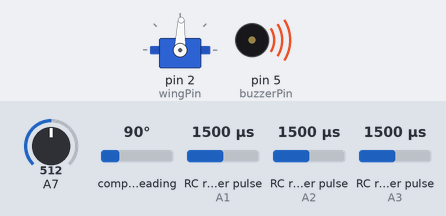
This sketch was run on a simulated Arduino Nano, built with avr-gcc and run on an emulated ATmega328P. Shown: servo, buzzer (waves = sounding, pin HIGH). Wiring (inferred from the names in the program): 3 × RC receiver channel: data A1 / data A2 / data A3. The test bench sets the inputs (shaded band); at power-on: RC receiver pulse (sensors on A1, A2, A3) 1500 µs, compass heading 90°, A7 = 512.

Above: at 1.2 s.
1.3 s: RC receiver pulse (sensor on A1) set to 1020 µs
At 2.0 s:
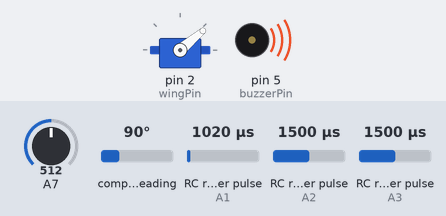
2.8 s: RC receiver pulse (sensor on A2) set to 1250 µs
At 2.89 s:
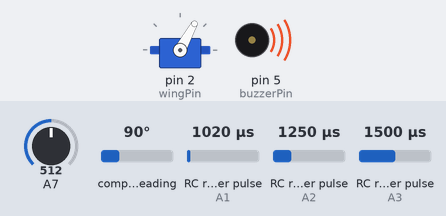
4.4 s: compass heading set to 269°
5.9 s: RC receiver pulse (sensor on A3) set to 1020 µs
At 6.01 s:
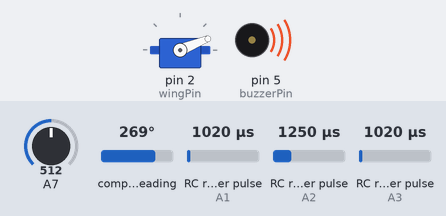
7.5 s: A7 set to 490
At 8.2 s:
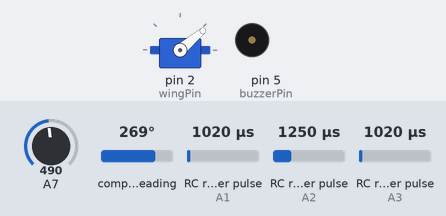
9.0 s: compass heading set to 7°
At 9.01 s:
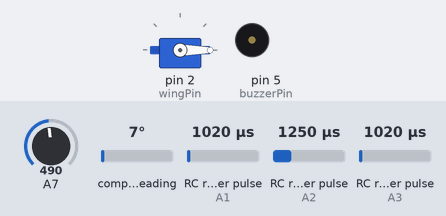
Timing chart, 0 to 11.5 s (numbered marks = the images above; inputs shaded):
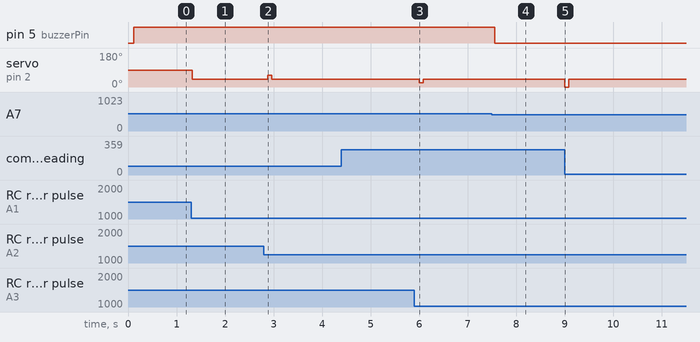

Measured:
- the behaviour switches between 509 and 508 on A7 (found by bisection; images 3 and 4)
- after the input at 1.3 s, servo on pin 2 (wingPin): 88° → 40° at once
- after the input at 2.8 s, servo on pin 2 (wingPin): 40° → 61° after 0.08 s, → 40° 0.08 s later
- after the input at 5.9 s, servo on pin 2 (wingPin): 40° → 22° after 0.10 s, → 40° 0.08 s later
- after the input at 7.5 s, pin 5 (buzzerPin): HIGH → LOW after 0.06 s
- after the input at 9.0 s, servo on pin 2 (wingPin): 40° → 0° at once, → 40° 0.08 s later

The sketch:

MonocopterControl27_SingleServoAgain_JumpingFix.ino
```cpp
#define rcPin1 A3   // Pin 8 Connected to CH1 of Transmitter;
#define rcPin2 A2   // Pin 9 Connected to CH2
#define rcPin3 A1   // Wing
#define buzzerPin 5
//#define flapPin 2
#define wingPin 2
#include <Servo.h>
#include <QMC5883L.h>
#include <Wire.h>
QMC5883L compass;
//Servo ServoFlap;
Servo ServoWing;
int x_mid = 1520;
int y_mid = 1500;
int z_mid = 1520;
int x = x_mid;  // Receiver Channel 2 PPM value
int y = y_mid;  // Receiver Channel 1 PPM value
int z = z_mid;
float flight_bearing;
float current_bearing;
float flight_magnitude = 0;
float x_vec = 0;
float y_vec = 0;
float z_vec = 0;

//float default_angle_flap = 95;
//float servo_angle_flap = default_angle_flap;
//int currentFlapAngle = default_angle_flap;
//int flapUpdateDifference;

float default_angle_wing = 90;
float servo_angle_wing = default_angle_wing;
int currentWingAngle = default_angle_wing;
int wingUpdateDifference;

float flap_constant = 0.0015;
float voltageReading = 0;
int cycleCounter = 0;
#define cycleDelay 60


void setup() {
  pinMode(rcPin1, INPUT);
  pinMode(rcPin2, INPUT);
  pinMode(rcPin3, INPUT);
  pinMode(13, INPUT);
  pinMode(buzzerPin, OUTPUT);

  //ServoFlap.attach(flapPin);
  //ServoFlap.write(default_angle_flap);
  ServoWing.attach(wingPin);
  ServoWing.write(default_angle_wing);
  Wire.begin();
  compass.init();
  compass.setSamplingRate(200);

  //Serial.begin(9600);
}

void loop() {

  if (cycleCounter == cycleDelay) {
    ServoWing.write( default_angle_wing - (z_vec * 0.1) );
    x = pulseIn(rcPin1, HIGH, 50000);  // (Pin, State, Timeout)
    y = pulseIn(rcPin2, HIGH, 50000);
    z = pulseIn(rcPin3, HIGH, 50000);
    voltageReading = analogRead(A7)*0.00983;
    //Serial.println(voltageReading);
    if (voltageReading > 5.00 and voltageReading < 7.45) {
      digitalWrite(buzzerPin, HIGH);
    }
    else {
      digitalWrite(buzzerPin, LOW);
    }
    cycleCounter = 0;
  }

  else {
    cycleCounter++;
  }


  x_vec = x_mid - x;
  y_vec = y_mid - y;
  z_vec = z_mid - z;

  int heading = compass.readHeading();

  if(heading==0) {
    /* Still calibrating, so measure but don't print */
  }
  else {
    current_bearing = heading;
  }

  //Serial.println(current_bearing);
  //Serial.println(x_vec);
  //delay(200);

  current_bearing = int(int(current_bearing * 0.2) * 5);


  //servo_angle_wing = default_angle_wing + (z_vec * 0.08);

  //wingUpdateDifference = currentWingAngle - servo_angle_wing;

  //if (wingUpdateDifference > 3 or wingUpdateDifference < -3) {
    //ServoWing.write(servo_angle_wing);
    //currentWingAngle = servo_angle_wing;
  //}

  //else {}


  flight_magnitude = sqrt(sq(x_vec) + sq(y_vec));


  if ((x_vec >= 0) && (y_vec >= 0)){
    flight_bearing = 90 - (57.29578 * atan(y_vec / x_vec));

  }

  else if ((x_vec >= 0) && (y_vec < 0)){
    flight_bearing = 90 + (57.29578 * atan(y_vec / - x_vec));

  }

  else if ((x_vec < 0) && (y_vec >= 0)){
    flight_bearing = 270 + (57.29578 * atan(y_vec / - x_vec));

  }

  else if ((x_vec < 0) && (y_vec < 0)){
    flight_bearing = 270 - (57.29578 * atan(y_vec / x_vec));

  }

  //Serial.println(flight_bearing);
  //Serial.println(flight_magnitude);


  if (flight_magnitude > 40) {
    servo_angle_wing = default_angle_wing - (z_vec * 0.1) - (flap_constant * flight_magnitude * 57.29578 * sin(0.01745329 * (current_bearing - flight_bearing) + 4.712389 - 1.57080));
  }

  else if (flight_magnitude <= 40) {
    servo_angle_wing = default_angle_wing - (z_vec * 0.1);
  }

  //servo_angle_flap = int(int(servo_angle_flap * 0.2) * 5);

  //int flapUpdateDifference = ((int(currentFlapAngle - servo_angle_flap)) ^ 2);
  wingUpdateDifference = currentWingAngle - servo_angle_wing;

  if (wingUpdateDifference > 3 or wingUpdateDifference < -3) {
    ServoWing.write(servo_angle_wing);
    currentWingAngle = servo_angle_wing;
  }

  else {}

  //Serial.println(flapUpdateDifference);

}
```
